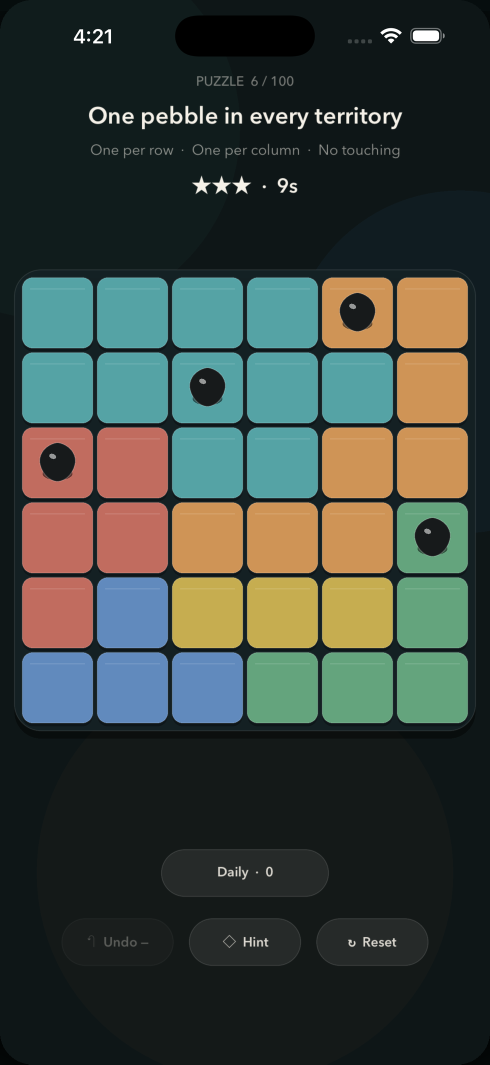
#> input picture Marketing/Capture/raw/01-simple.png, 980 x 2129 px (shown at 1/2 size)
$ python compose_app_store_screenshots.py
#> lines starting #> are read from the running program, lines starting #| are printed output that depends on the picture; after the words box and inside, x2 and y2 are one past the last pixel; in counts of white or black regions, pixels touching at a corner belong together
#!/usr/bin/env python3
"""Compose final 6.9-inch App Store masters from real simulator captures."""

from pathlib import Path
from PIL import Image, ImageDraw, ImageEnhance, ImageFilter, ImageFont

ROOT = Path(__file__).resolve().parents[1]
RAW = ROOT / "Marketing" / "Capture" / "raw"
OUT = ROOT / "Marketing" / "AppStore" / "Screenshots"
TARGET = (1320, 2868)
CARD_WIDTH = 1240
CARD_TOP = 470
STATUS_CROP = 120  # raw px covering the status bar and Dynamic Island

# Raw-frame row ranges that hold only empty app background. They are cut out so the
# board and controls sit closer together and the phone reads larger in the thumbnail.
# Like STATUS_CROP, they are measured on a REFERENCE_WIDTH-wide capture and scaled to
# the actual capture, which differs by simulator (980 px recovered frames, 1320 px Pro Max).
REFERENCE_WIDTH = 980
HEADER_GAP = (400, 470)
BOTTOM_GAP = (1480, 1560)
RESULT_GAP = (1500, 1545)

# (raw capture, output file, headline, supporting line). The first three slides are
# the ones shown in search results, so they carry the goal, the daily hook and the payoff.
COPY = [
    ("01-simple.png", "01-solve.png", "Solve the Logic Grid", "One per row, column and territory.", [HEADER_GAP, BOTTOM_GAP]),
    ("04-daily.png", "02-daily.png", "A New Puzzle Every Day", "Build your streak. One missed day is forgiven.", [HEADER_GAP, BOTTOM_GAP]),
    ("05-solved.png", "03-solved.png", "Chase Three Stars", "Every board has exactly one solution.", [HEADER_GAP, RESULT_GAP]),
    ("03-territories.png", "04-boards.png", "160 Boards, All Solvable", "Solver-verified, from gentle to demanding.", [HEADER_GAP, BOTTOM_GAP]),
    ("02-placement.png", "05-placement.png", "Tap, Think Ahead, Place", "Undo, reset, or ask for a hint.", [HEADER_GAP, BOTTOM_GAP]),
]


def font(size: int, bold: bool = False):
    candidates = [
        "/System/Library/Fonts/SFNSRounded.ttf",
        "/System/Library/Fonts/SFNS.ttf",
        "/System/Library/Fonts/Helvetica.ttc",
        "/System/Library/Fonts/Supplemental/Arial Bold.ttf" if bold else "/System/Library/Fonts/Supplemental/Arial.ttf",
    ]
    for path in candidates:
        try:
            return ImageFont.truetype(path, size=size, index=0)
        except Exception:
            pass
    return ImageFont.load_default()


def cover(image: Image.Image, target: tuple[int, int]) -> Image.Image:
    tw, th = target
    target_ratio = tw / th
    ratio = image.width / image.height
    if ratio > target_ratio:
        nh = th
        nw = round(nh * ratio)
    else:
        nw = tw
        nh = round(nw / ratio)
    image = image.resize((nw, nh), Image.Resampling.LANCZOS)
    left = max(0, (nw - tw) // 2)
    top = max(0, (nh - th) // 2)
    return image.crop((left, top, left + tw, top + th))


def centered_multiline(
    draw,
    text: str,
    y: int,
    fnt,
    fill,
    max_width: int,
    spacing: int = 10,
    stroke_width: int = 2,
):
    words = text.split()
    lines, current = [], []
    for word in words:
        trial = " ".join(current + [word])
        box = draw.textbbox((0, 0), trial, font=fnt, stroke_width=stroke_width)
        if box[2] - box[0] <= max_width or not current:
            current.append(word)
        else:
            lines.append(" ".join(current))
            current = [word]
    if current:
        lines.append(" ".join(current))
    for line in lines:
        box = draw.textbbox((0, 0), line, font=fnt, stroke_width=stroke_width)
        width = box[2] - box[0]
        draw.text(
            ((TARGET[0] - width) / 2, y),
            line,
            font=fnt,
            fill=fill,
            stroke_width=stroke_width,
            stroke_fill=(0, 0, 0, 150),
        )
        y += (box[3] - box[1]) + spacing
    return y


def scaled(rows: int, raw: Image.Image) -> int:
    return round(rows * raw.width / REFERENCE_WIDTH)


def cut_bands(raw: Image.Image, bands) -> Image.Image:
    """Remove empty horizontal bands (raw-frame rows), highest first so offsets stay valid."""
    bands = [(scaled(start, raw), scaled(end, raw)) for start, end in bands]
    for start, end in sorted(bands, reverse=True):
        top = raw.crop((0, 0, raw.width, start))
        bottom = raw.crop((0, end, raw.width, raw.height))
        raw = Image.new("RGB", (raw.width, top.height + bottom.height))
        raw.paste(top, (0, 0))
        raw.paste(bottom, (0, top.height))
    return raw


def rounded_card(raw: Image.Image) -> Image.Image:
    raw = raw.crop((0, scaled(STATUS_CROP, raw), raw.width, raw.height))
    scale = CARD_WIDTH / raw.width
    card = raw.resize((CARD_WIDTH, round(raw.height * scale)), Image.Resampling.LANCZOS).convert("RGBA")
    max_h = TARGET[1] - CARD_TOP
    if card.height > max_h:
        card = card.crop((0, 0, card.width, max_h))

    # Only the top corners are rounded: the card bleeds off the bottom edge.
    mask = Image.new("L", card.size, 0)
    ImageDraw.Draw(mask).rounded_rectangle((0, 0, card.width - 1, card.height + 200), radius=64, fill=255)
    card.putalpha(mask)
    return card


def compose(raw_path: Path, out_path: Path, title: str, subtitle: str, bands) -> None:
    raw = Image.open(raw_path).convert("RGB")
    raw = cut_bands(raw, bands)

    # Real gameplay remains the visual source: a blurred/darkened copy becomes the
    # surrounding atmosphere and an unmodified clean capture sits in front.
    backdrop = cover(raw, TARGET).filter(ImageFilter.GaussianBlur(36))
    backdrop = ImageEnhance.Brightness(backdrop).enhance(0.30).convert("RGBA")
    tint = Image.new("RGBA", TARGET, (8, 17, 18, 132))
    canvas = Image.alpha_composite(backdrop, tint)

    card = rounded_card(raw)
    x = (TARGET[0] - card.width) // 2

    shadow = Image.new("RGBA", TARGET, (0, 0, 0, 0))
    shadow_shape = Image.new("L", card.size, 0)
    ImageDraw.Draw(shadow_shape).rounded_rectangle((0, 0, card.width - 1, card.height - 1), radius=64, fill=190)
    shadow_shape = shadow_shape.filter(ImageFilter.GaussianBlur(30))
    shadow_layer = Image.new("RGBA", card.size, (0, 0, 0, 0))
    shadow_layer.putalpha(shadow_shape)
    shadow.alpha_composite(shadow_layer, (x, CARD_TOP + 22))
    canvas = Image.alpha_composite(canvas, shadow)
    canvas.alpha_composite(card, (x, CARD_TOP))

    draw = ImageDraw.Draw(canvas)
    title_font = font(96, bold=True)
    subtitle_font = font(44, bold=False)
    next_y = centered_multiline(draw, title, 90, title_font, (255, 255, 255, 255), 1200, 8)
    centered_multiline(draw, subtitle, next_y + 46, subtitle_font, (232, 238, 234, 235), 1180, 8)

    out_path.parent.mkdir(parents=True, exist_ok=True)
    canvas.convert("RGB").save(out_path, "PNG", optimize=True)


def main() -> None:
    OUT.mkdir(parents=True, exist_ok=True)
    for raw_name, out_name, title, subtitle, bands in COPY:
        raw_path = RAW / raw_name
        if not raw_path.exists():
            raise SystemExit(f"Missing raw capture: {raw_path}")
        compose(raw_path, OUT / out_name, title, subtitle, bands)
#> in compose, raw is the input picture: PIL image 980x2129 RGB; mean R, G, B 60.2, 68.8, 61.8
#> in cut_bands, `bands = [(scaled(start, raw), scaled(end, raw)) for start, end in bands]`: bands = [(400, 470), (1480, 1560)]
#> the loop in cut_bands, `for start, end in sorted(bands, reverse=True):` made 2 passes
#> pass 1, in cut_bands, `bottom = raw.crop((0, end, raw.width, raw.height))`:
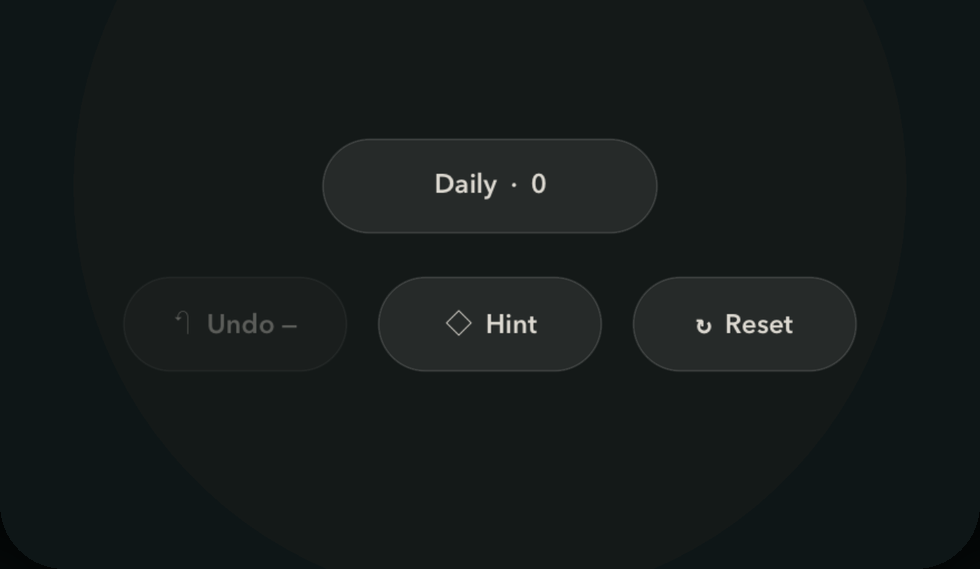
#> bottom: PIL image 980x569 RGB; mean R, G, B 21.6, 27.2, 26.7
#> after the loop in cut_bands, `for start, end in sorted(bands, reverse=True):`:
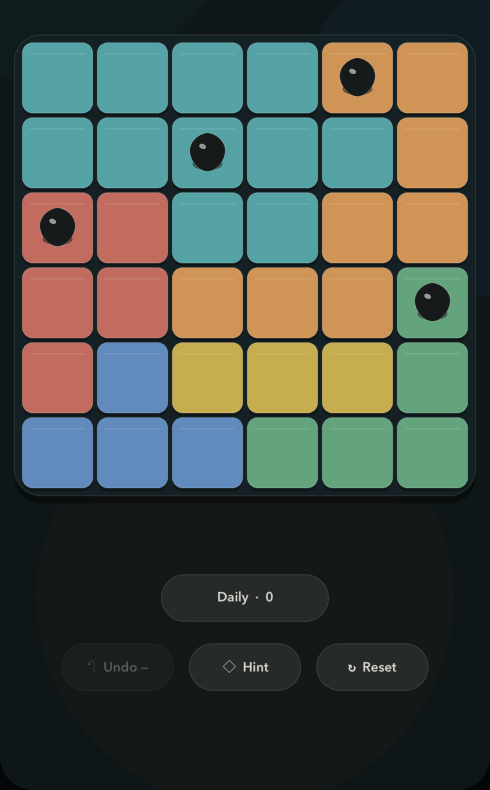
#> bottom: PIL image 980x1579 RGB (shown at 1/2 size); mean R, G, B 74, 82.6, 73
#> after the loop in cut_bands, `for start, end in sorted(bands, reverse=True):`:
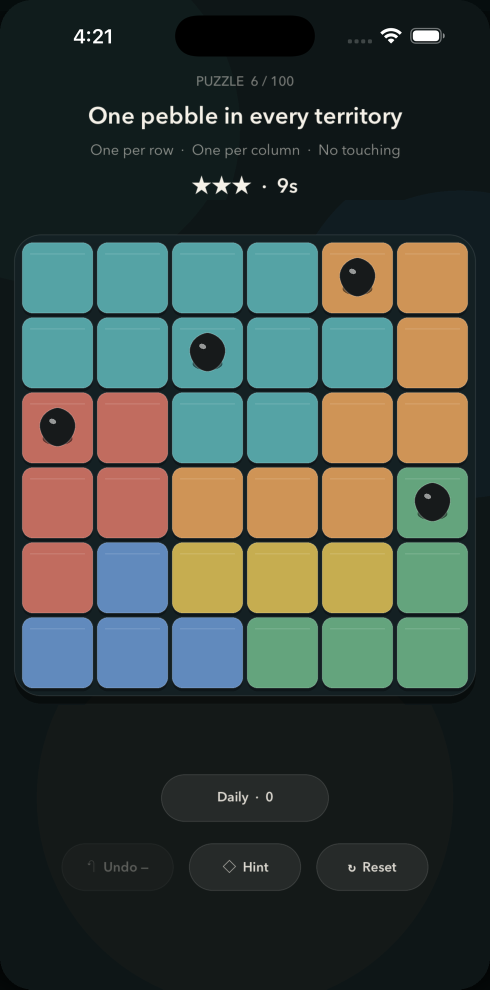
#> raw: PIL image 980x1979 RGB (shown at 1/2 size); mean R, G, B 63.5, 72.1, 64.5
#> in rounded_card, `ImageDraw.Draw(mask).rounded_rectangle((0, 0, card.width - 1, card.hei..`:
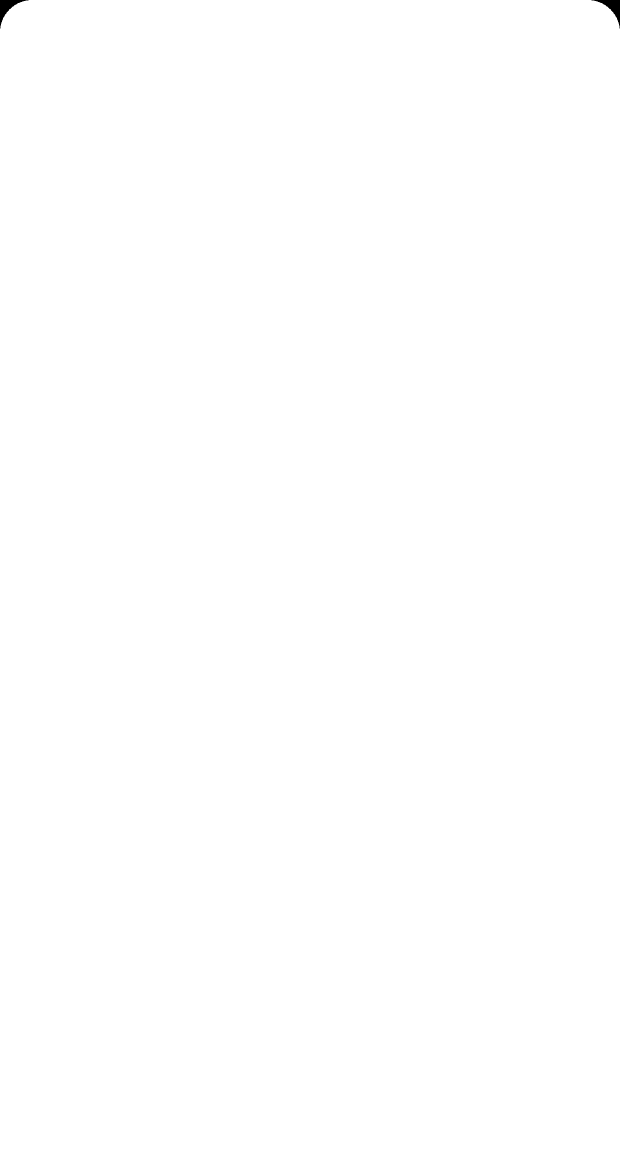
#> mask: PIL image 1240x2352 L (shown at 1/2 size); 99.9% white; 2 black regions, box (x1, y1, x2, y2) and area: (0, 0, 57, 57) 901, (1183, 0, 1240, 57) 901
#> in compose, `shadow.alpha_composite(shadow_layer, (x, CARD_TOP + 22))`:
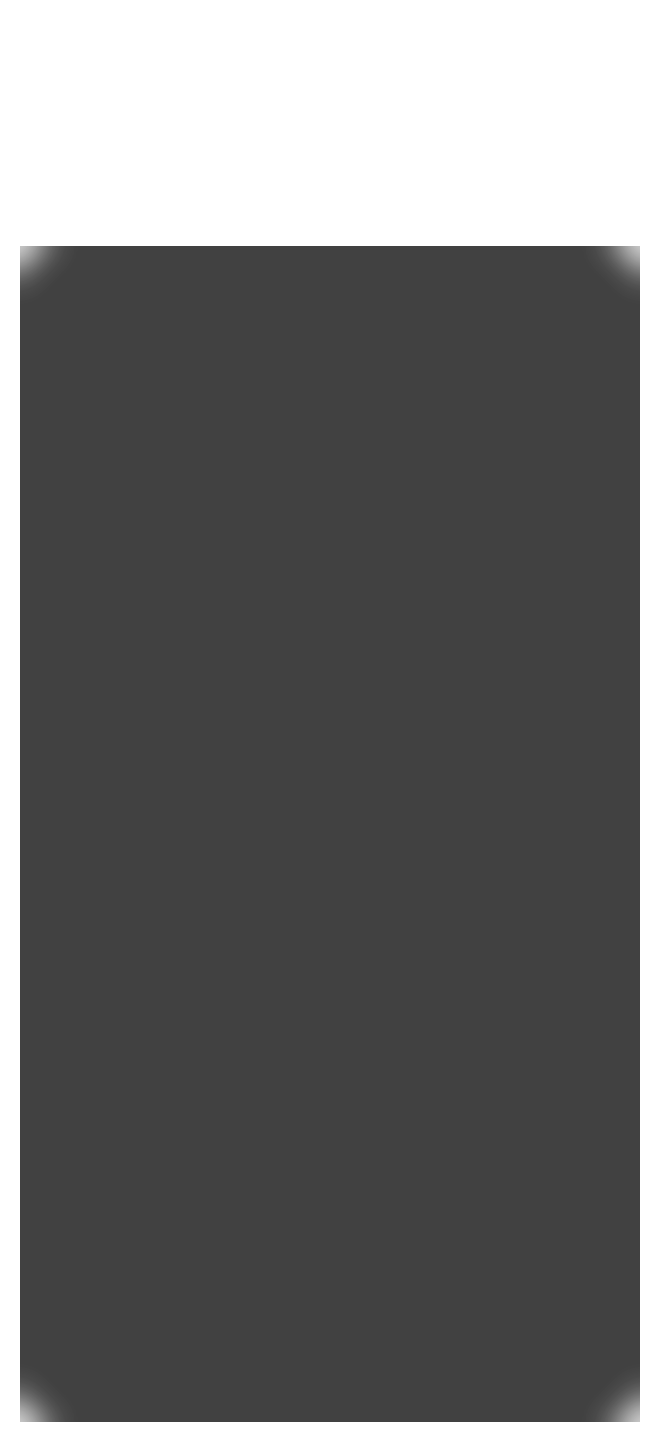
#> shadow: PIL image 1320x2868 RGBA (shown at 1/2 size); mean R, G, B, A 0, 0, 0, 146.1; transparent parts drawn white
#> in compose, `next_y = centered_multiline(draw, title, 90, title_font, (255, 255, 25..`: next_y = 195
#> in compose, `canvas.convert("RGB").save(out_path, "PNG", optimize=True)`:
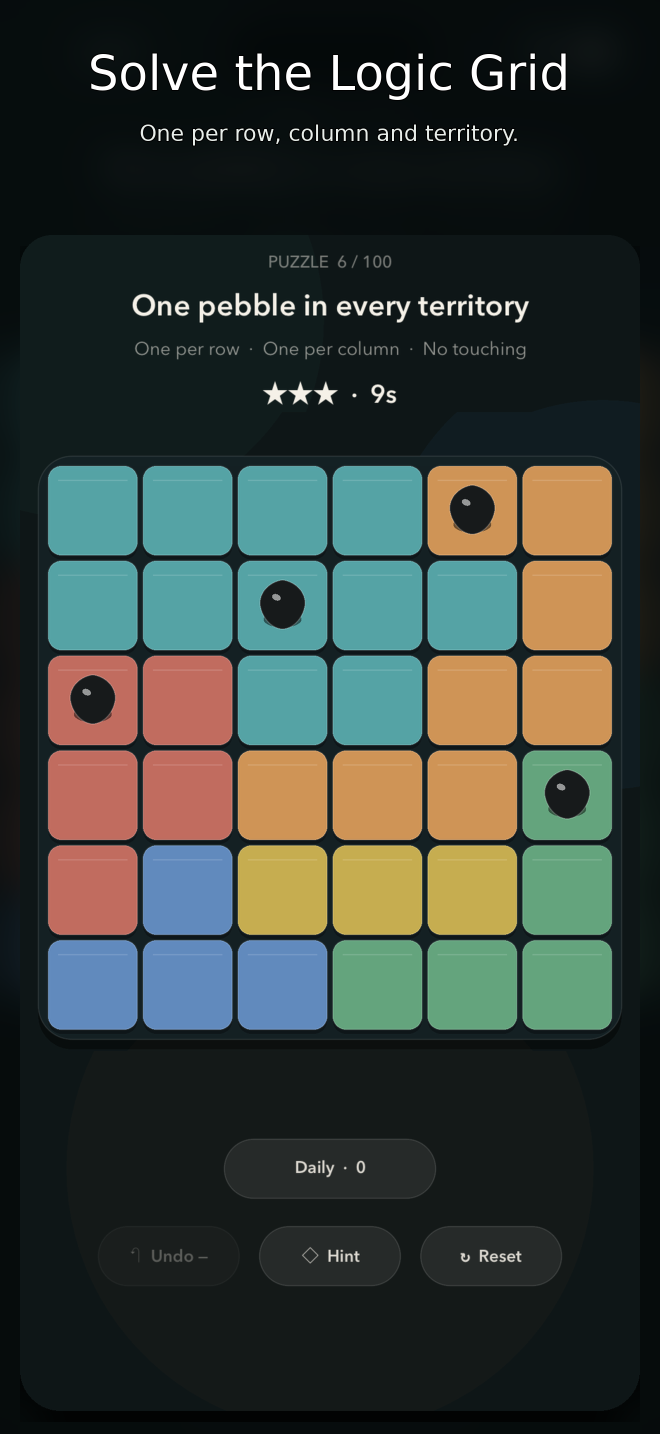
#> saved as 01-solve.png: PIL image 1320x2868 RGB (shown at 1/2 size); mean R, G, B 54.6, 62.5, 56.3
#> pass 2 of the loop in main, `for raw_name, out_name, title, subtitle, bands in COPY:`:
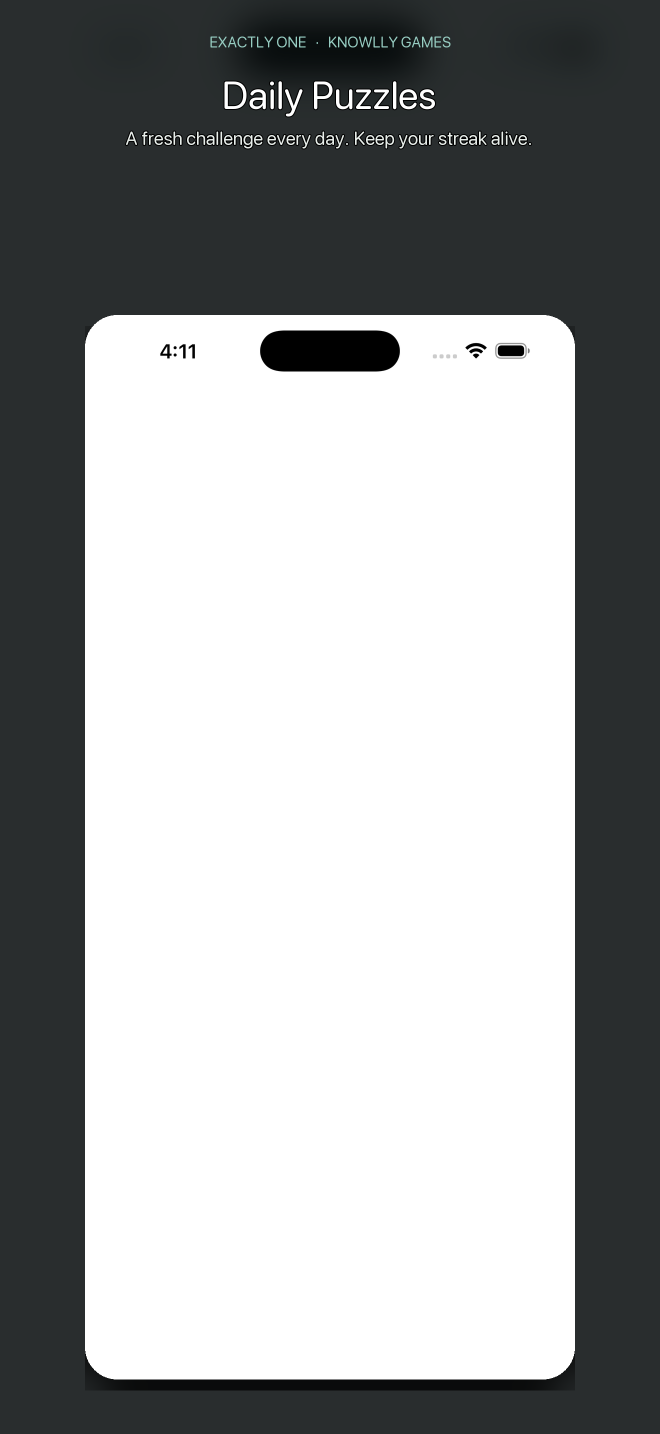
#> input picture Marketing/AppStore/Screenshots/04-daily.png, 1320 x 2868 px, found by its file name (shown at 1/2 size)
#> in compose, raw is the input picture: PIL image 1320x2868 RGB; mean R, G, B 157.2, 159, 159.4
#> bands = [(539, 633), (1993, 2101)]
#> the loop in cut_bands (call 2), `for start, end in sorted(bands, reverse=True):` made 2 passes
#> after the loop in cut_bands (call 2), `for start, end in sorted(bands, reverse=True):`:
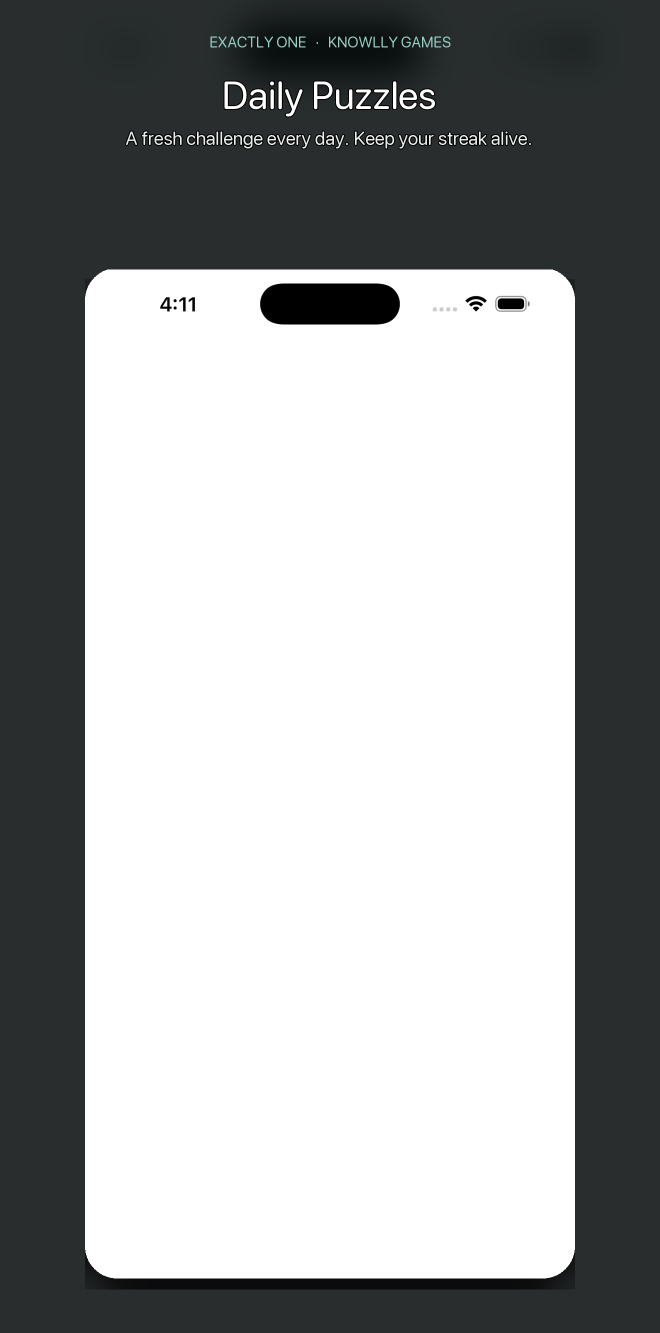
#> raw: PIL image 1320x2666 RGB (shown at 1/2 size); mean R, G, B 159.4, 161.2, 161.6
#> in compose (call 2), `canvas.convert("RGB").save(out_path, "PNG", optimize=True)`:
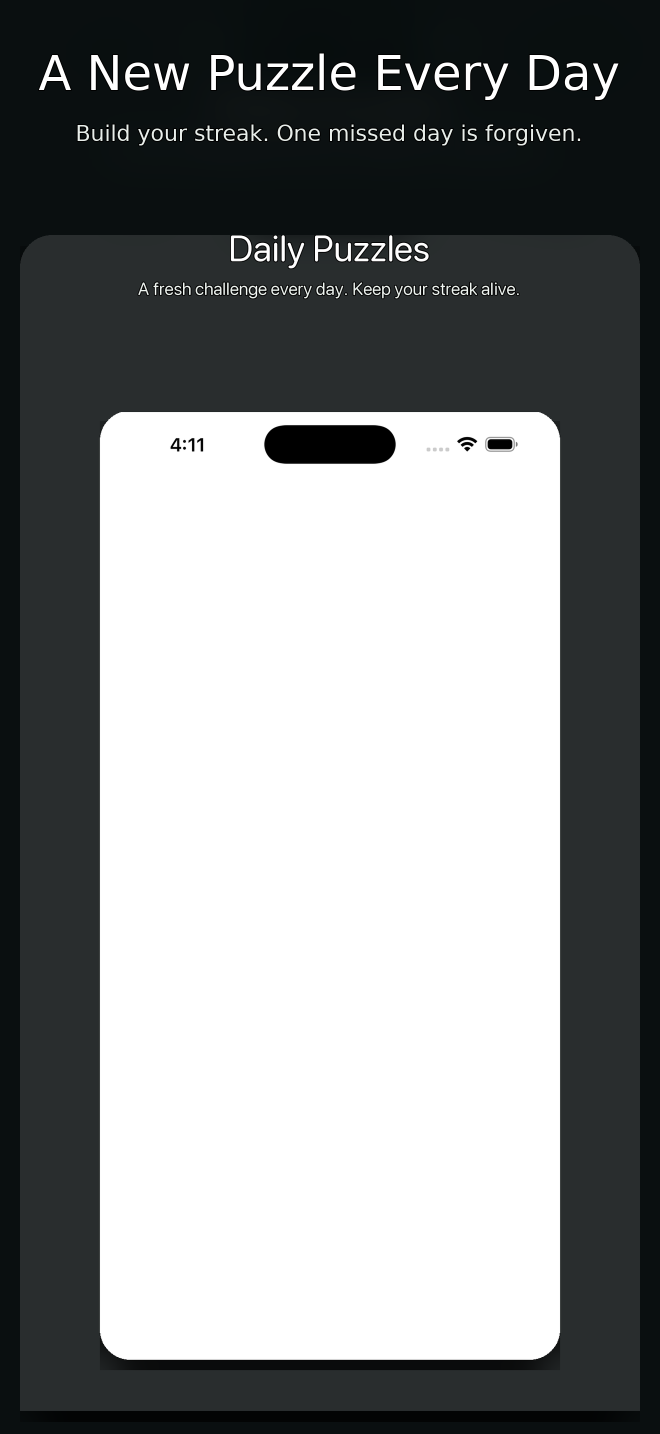
#> saved as 02-daily.png: PIL image 1320x2868 RGB (shown at 1/2 size); mean R, G, B 133.1, 135.4, 135.9
    print("Composed five 1320x2868 App Store screenshot masters")


if __name__ == "__main__":
    main()
